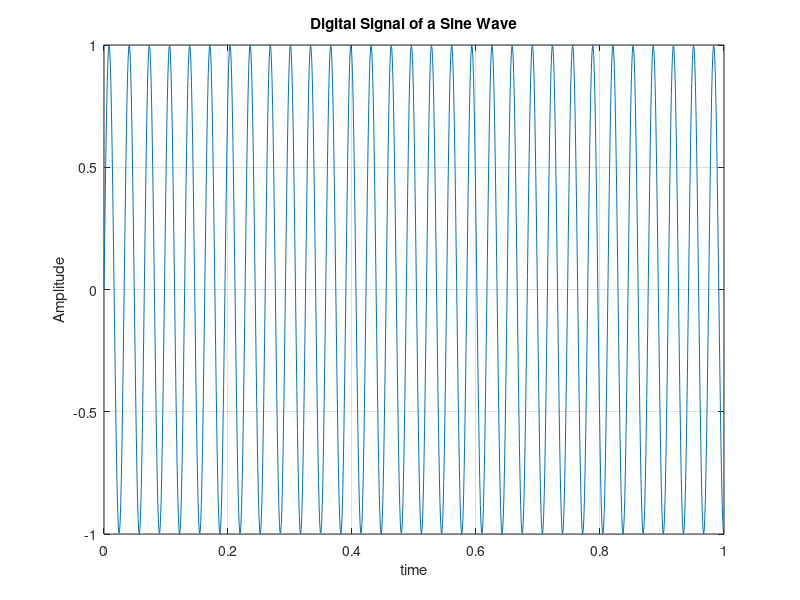
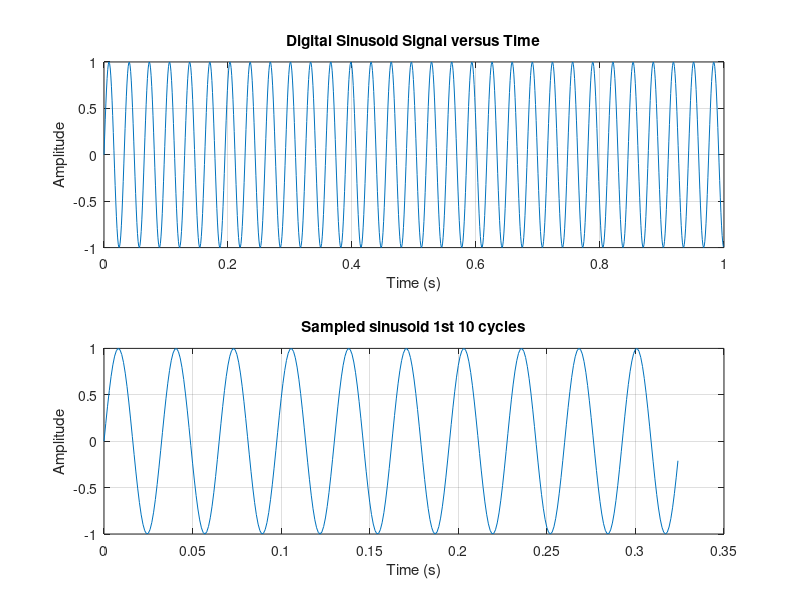
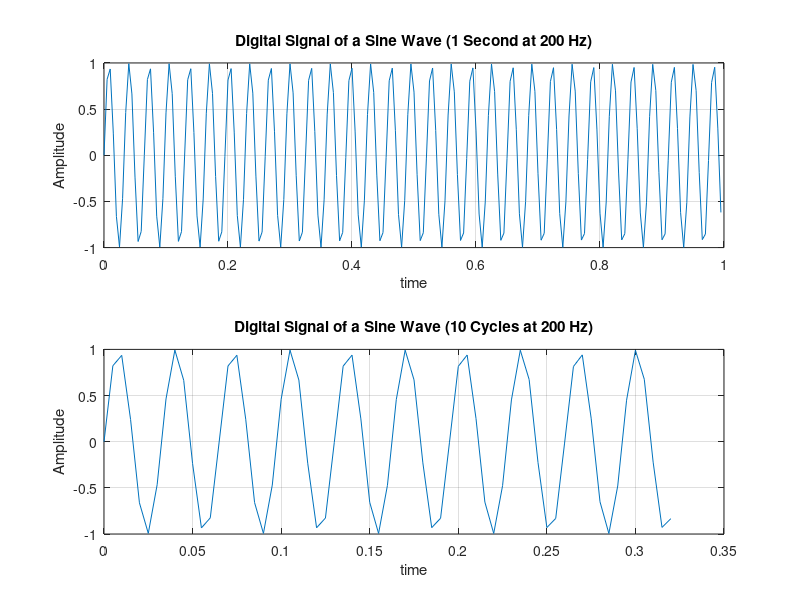
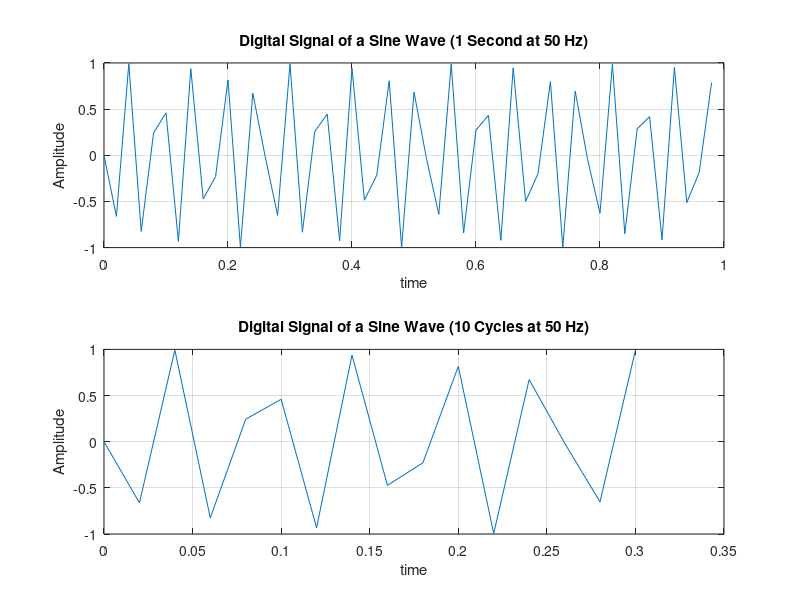

These figures' MATLAB source, in order:
%Question 1
% Define the parameters
fs = 1000;              % Set frequency for sampling (1 kHz)
t = 0:1/fs:1-1/fs;     % Time vector
f = 30.76;              % Frequency in Hertz
A = 1;                  % Amplitude

% Digital signal
sig = A * sin(2*pi*f*t);

% Plot dig signal
plot(t, sig);
xlabel('time');
ylabel('Amplitude');
title('Digital Signal of a Sine Wave');
grid on;



%Question 2
% Define the parameters
fs = 1000;              % Sampling freq
t1 = 0:1/fs:1-1/fs;     % Time vector 
t2 = 0:1/fs:(10*(1/f))-1/fs; % 10 cycles

f = 30.76;              % Frequency in Hz
A = 1;                  % Amplitude
% Dig signal
x1 = A * sin(2*pi*f*t1);

% 10 cycle dig signal
x2 = A * sin(2*pi*f*t2);

% Figure for stacked plots
figure;

% Plot for second duration
subplot(2, 1, 1);
plot(t1, x1);
xlabel('Time (s)');
ylabel('Amplitude');
title('Digital Sinusoid Signal versus Time');
grid on;

% Plot 10 cycles duration
subplot(2, 1, 2);
plot(t2, x2);
xlabel('Time (s)');
ylabel('Amplitude');
title('Sampled sinusoid 1st 10 cycles');
grid on;

%Question 3
fs = 200;               % Sampling freq
t1 = 0:1/fs:1-1/fs;     % Time vector 
t2 = 0:1/fs:(10*(1/f))-1/fs; % 10 cycles 

f = 30.76;              % Frequency in Hz
A = 1;                  % Amplitude

% Dig sig
x1 = A * sin(2*pi*f*t1);

% Generate the digital signal for 10 cycles
x2 = A * sin(2*pi*f*t2);

figure;

% Plot 1s duration
subplot(2, 1, 1);
plot(t1, x1);
xlabel('time');
ylabel('Amplitude');
title('Digital Signal of a Sine Wave (1 Second at 200 Hz)');
grid on;

% Plot 10 cycles
subplot(2, 1, 2);
plot(t2, x2);
xlabel('time');
ylabel('Amplitude');
title('Digital Signal of a Sine Wave (10 Cycles at 200 Hz)');
grid on;

%Question 4 -- 50 Hz sampling rate signal 
fs = 50;                % Sampling freq
t1 = 0:1/fs:1-1/fs;     % Time vector
t2 = 0:1/fs:(10*(1/f))-1/fs; % 10 cycle time 

f = 30.76;              % Frequency 
A = 1;                  % Amplitude

% Dig sig
x1 = A * sin(2*pi*f*t1);

% 10 cycles
x2 = A * sin(2*pi*f*t2);

figure;

% Plot 1s duration
subplot(2, 1, 1);
plot(t1, x1);
xlabel('time');
ylabel('Amplitude');
title('Digital Signal of a Sine Wave (1 Second at 50 Hz)');
grid on;

% Plot 10 cycles
subplot(2, 1, 2);
plot(t2, x2);
xlabel('time');
ylabel('Amplitude');
title('Digital Signal of a Sine Wave (10 Cycles at 50 Hz)');
grid on;

%Question 4 -- 33.33 Hz sampling rate signal
fs = 33.33;             % Sampling freq
t1 = 0:1/fs:1-1/fs;     % Time vector 
t2 = 0:1/fs:(10*(1/f))-1/fs; % 10 cycles vector

f = 30.76;              % Frequency 
A = 1;                  % Amplitude

% Dig sig
x1 = A * sin(2*pi*f*t1);

% 10 cycles sig
x2 = A * sin(2*pi*f*t2);


figure;


subplot(2, 1, 1);
plot(t1, x1);
xlabel('time');
ylabel('Amplitude');
title('Digital Signal of a Sine Wave (1 Second at 33.33 Hz)');
grid on;


subplot(2, 1, 2);
plot(t2, x2);
xlabel('time');
ylabel('Amplitude');
title('Digital Signal of a Sine Wave (10 Cycles at 33.33 Hz)');
grid on;

%Question 4 -- 28.57 Hz sampling rate signal
fs = 28.57;             % Sampling freq
t1 = 0:1/fs:1-1/fs;     % Time vector
t2 = 0:1/fs:(10*(1/f))-1/fs; % 10 cycles vector

f = 30.76;              % Frequency 
A = 1;                  % Amplitude


x1 = A * sin(2*pi*f*t1);
x2 = A * sin(2*pi*f*t2);

figure;

subplot(2, 1, 1);
plot(t1, x1);
xlabel('time');
ylabel('Amplitude');
title('Digital Signal of a Sine Wave (1 Second at 28.57 Hz)');
grid on;

subplot(2, 1, 2);
plot(t2, x2);
xlabel('time');
ylabel('Amplitude');
title('Digital Signal of a Sine Wave (10 Cycles at 28.57 Hz)');
grid on;
